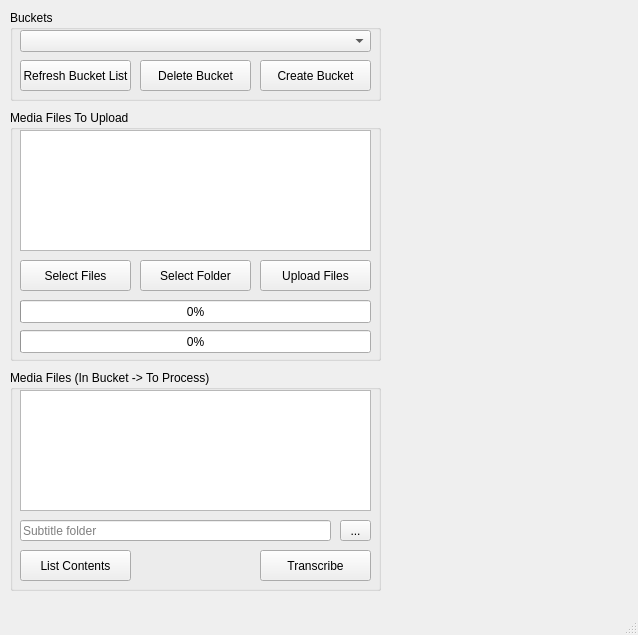
<?xml version="1.0" encoding="UTF-8"?>
<ui version="4.0">
 <class>MainWindow</class>
 <widget class="QMainWindow" name="MainWindow">
  <property name="windowModality">
   <enum>Qt::WindowModal</enum>
  </property>
  <property name="geometry">
   <rect>
    <x>0</x>
    <y>0</y>
    <width>638</width>
    <height>635</height>
   </rect>
  </property>
  <property name="contextMenuPolicy">
   <enum>Qt::DefaultContextMenu</enum>
  </property>
  <property name="windowTitle">
   <string>MainWindow</string>
  </property>
  <property name="tabShape">
   <enum>QTabWidget::Rounded</enum>
  </property>
  <widget class="QWidget" name="centralwidget">
   <widget class="QGroupBox" name="buckets">
    <property name="geometry">
     <rect>
      <x>10</x>
      <y>10</y>
      <width>371</width>
      <height>91</height>
     </rect>
    </property>
    <property name="title">
     <string>Buckets</string>
    </property>
    <widget class="QPushButton" name="deleteBucketsBTN">
     <property name="enabled">
      <bool>true</bool>
     </property>
     <property name="geometry">
      <rect>
       <x>130</x>
       <y>50</y>
       <width>111</width>
       <height>31</height>
      </rect>
     </property>
     <property name="toolTip">
      <string>&lt;html&gt;&lt;head/&gt;&lt;body&gt;&lt;p&gt;Deletes the current Bucket&lt;/p&gt;&lt;/body&gt;&lt;/html&gt;</string>
     </property>
     <property name="text">
      <string>Delete Bucket</string>
     </property>
    </widget>
    <widget class="QPushButton" name="createBucketsBTN">
     <property name="enabled">
      <bool>true</bool>
     </property>
     <property name="geometry">
      <rect>
       <x>250</x>
       <y>50</y>
       <width>111</width>
       <height>31</height>
      </rect>
     </property>
     <property name="toolTip">
      <string>&lt;html&gt;&lt;head/&gt;&lt;body&gt;&lt;p&gt;Creates a new Bucket&lt;/p&gt;&lt;/body&gt;&lt;/html&gt;</string>
     </property>
     <property name="whatsThis">
      <string>&lt;html&gt;&lt;head/&gt;&lt;body&gt;&lt;p&gt;I am youuuu&lt;/p&gt;&lt;/body&gt;&lt;/html&gt;</string>
     </property>
     <property name="text">
      <string>Create Bucket</string>
     </property>
    </widget>
    <widget class="QComboBox" name="bucketListCB">
     <property name="geometry">
      <rect>
       <x>10</x>
       <y>20</y>
       <width>351</width>
       <height>22</height>
      </rect>
     </property>
     <property name="acceptDrops">
      <bool>false</bool>
     </property>
     <property name="toolTip">
      <string>&lt;html&gt;&lt;head/&gt;&lt;body&gt;&lt;p&gt;Load Buckets to Refresh List&lt;/p&gt;&lt;/body&gt;&lt;/html&gt;</string>
     </property>
     <property name="editable">
      <bool>false</bool>
     </property>
     <property name="currentText">
      <string extracomment="Buckets (Load Buckets to Refresh)"/>
     </property>
    </widget>
    <widget class="QPushButton" name="refreshBucketsBTN">
     <property name="enabled">
      <bool>true</bool>
     </property>
     <property name="geometry">
      <rect>
       <x>10</x>
       <y>50</y>
       <width>111</width>
       <height>31</height>
      </rect>
     </property>
     <property name="toolTip">
      <string>&lt;html&gt;&lt;head/&gt;&lt;body&gt;&lt;p&gt;Get the current valid Buckets in your account&lt;/p&gt;&lt;/body&gt;&lt;/html&gt;</string>
     </property>
     <property name="text">
      <string>Refresh Bucket List</string>
     </property>
    </widget>
   </widget>
   <widget class="QGroupBox" name="groupBox">
    <property name="geometry">
     <rect>
      <x>10</x>
      <y>110</y>
      <width>371</width>
      <height>251</height>
     </rect>
    </property>
    <property name="title">
     <string>Media Files To Upload</string>
    </property>
    <property name="flat">
     <bool>false</bool>
    </property>
    <widget class="QPushButton" name="addFileBTN">
     <property name="geometry">
      <rect>
       <x>10</x>
       <y>150</y>
       <width>111</width>
       <height>31</height>
      </rect>
     </property>
     <property name="text">
      <string>Select Files</string>
     </property>
    </widget>
    <widget class="QPushButton" name="addFolderBTN">
     <property name="geometry">
      <rect>
       <x>130</x>
       <y>150</y>
       <width>111</width>
       <height>31</height>
      </rect>
     </property>
     <property name="text">
      <string>Select Folder</string>
     </property>
    </widget>
    <widget class="QPushButton" name="uploadFilesBTN">
     <property name="geometry">
      <rect>
       <x>250</x>
       <y>150</y>
       <width>111</width>
       <height>31</height>
      </rect>
     </property>
     <property name="text">
      <string>Upload Files</string>
     </property>
    </widget>
    <widget class="QProgressBar" name="progressCurrentFile">
     <property name="geometry">
      <rect>
       <x>10</x>
       <y>190</y>
       <width>351</width>
       <height>23</height>
      </rect>
     </property>
     <property name="value">
      <number>0</number>
     </property>
    </widget>
    <widget class="QListWidget" name="fileListWidg">
     <property name="geometry">
      <rect>
       <x>10</x>
       <y>20</y>
       <width>351</width>
       <height>121</height>
      </rect>
     </property>
     <property name="resizeMode">
      <enum>QListView::Adjust</enum>
     </property>
     <property name="viewMode">
      <enum>QListView::ListMode</enum>
     </property>
     <property name="modelColumn">
      <number>0</number>
     </property>
    </widget>
    <widget class="QProgressBar" name="progressAllFiles">
     <property name="geometry">
      <rect>
       <x>10</x>
       <y>220</y>
       <width>351</width>
       <height>23</height>
      </rect>
     </property>
     <property name="value">
      <number>0</number>
     </property>
    </widget>
   </widget>
   <widget class="QGroupBox" name="groupBox_2">
    <property name="geometry">
     <rect>
      <x>10</x>
      <y>370</y>
      <width>371</width>
      <height>221</height>
     </rect>
    </property>
    <property name="title">
     <string>Media Files (In Bucket -&gt; To Process)</string>
    </property>
    <widget class="QPushButton" name="getBucketContentBTN">
     <property name="geometry">
      <rect>
       <x>10</x>
       <y>180</y>
       <width>111</width>
       <height>31</height>
      </rect>
     </property>
     <property name="text">
      <string>List Contents</string>
     </property>
    </widget>
    <widget class="QListView" name="bucketFileListMod">
     <property name="geometry">
      <rect>
       <x>10</x>
       <y>20</y>
       <width>351</width>
       <height>121</height>
      </rect>
     </property>
     <property name="editTriggers">
      <set>QAbstractItemView::NoEditTriggers</set>
     </property>
    </widget>
    <widget class="QPushButton" name="genSubtitleBTN">
     <property name="geometry">
      <rect>
       <x>250</x>
       <y>180</y>
       <width>111</width>
       <height>31</height>
      </rect>
     </property>
     <property name="text">
      <string>Transcribe</string>
     </property>
    </widget>
    <widget class="QLineEdit" name="subDownFolderTXT">
     <property name="geometry">
      <rect>
       <x>10</x>
       <y>150</y>
       <width>311</width>
       <height>21</height>
      </rect>
     </property>
     <property name="inputMask">
      <string/>
     </property>
     <property name="dragEnabled">
      <bool>false</bool>
     </property>
     <property name="readOnly">
      <bool>true</bool>
     </property>
     <property name="placeholderText">
      <string>Subtitle folder</string>
     </property>
     <property name="clearButtonEnabled">
      <bool>false</bool>
     </property>
    </widget>
    <widget class="QToolButton" name="subDownFolderBTN">
     <property name="geometry">
      <rect>
       <x>330</x>
       <y>150</y>
       <width>31</width>
       <height>21</height>
      </rect>
     </property>
     <property name="text">
      <string>...</string>
     </property>
    </widget>
   </widget>
  </widget>
  <widget class="QMenuBar" name="menubar">
   <property name="geometry">
    <rect>
     <x>0</x>
     <y>0</y>
     <width>638</width>
     <height>21</height>
    </rect>
   </property>
  </widget>
  <widget class="QStatusBar" name="statusbar">
   <property name="mouseTracking">
    <bool>true</bool>
   </property>
  </widget>
 </widget>
 <tabstops>
  <tabstop>bucketListCB</tabstop>
  <tabstop>refreshBucketsBTN</tabstop>
  <tabstop>deleteBucketsBTN</tabstop>
  <tabstop>createBucketsBTN</tabstop>
  <tabstop>fileListWidg</tabstop>
  <tabstop>addFileBTN</tabstop>
  <tabstop>addFolderBTN</tabstop>
  <tabstop>uploadFilesBTN</tabstop>
  <tabstop>bucketFileListMod</tabstop>
  <tabstop>subDownFolderTXT</tabstop>
  <tabstop>subDownFolderBTN</tabstop>
  <tabstop>getBucketContentBTN</tabstop>
  <tabstop>genSubtitleBTN</tabstop>
 </tabstops>
 <resources/>
 <connections/>
</ui>
